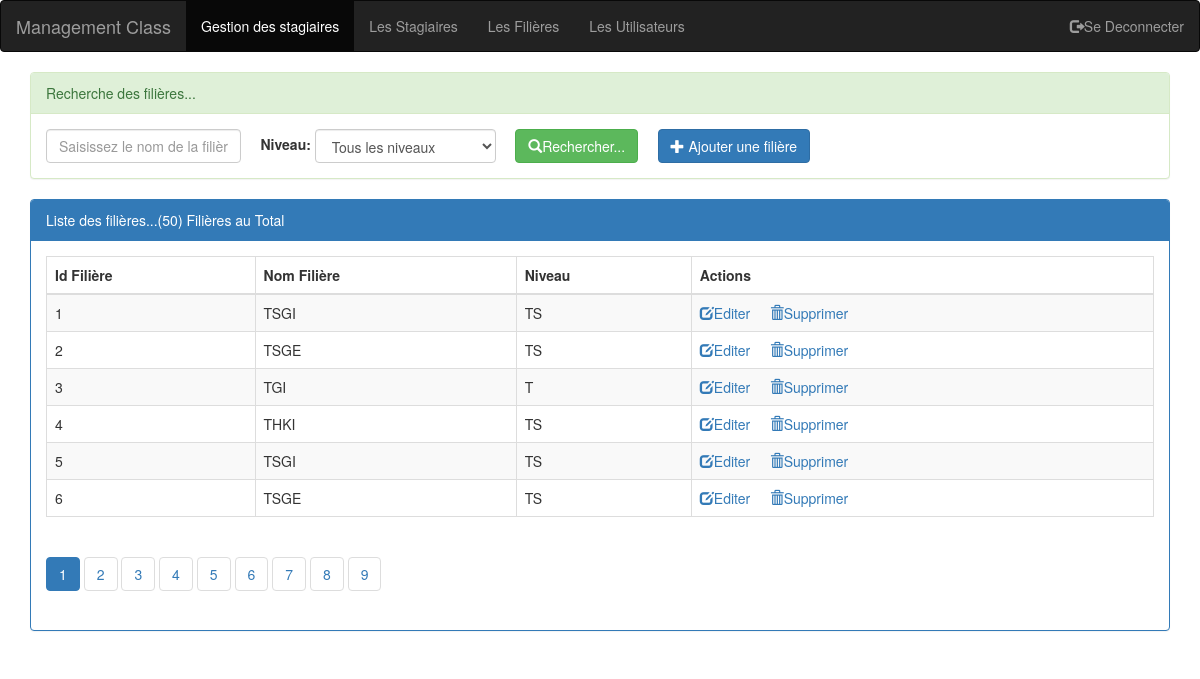
/pages/filieres.php (signed in), run on the app's committed database.
### tables this page shows
create table filieres(
		idFiliere int(4) auto_increment primary  key,
		nomFiliere varchar(40),
		niveau varchar(50)
		);

### pages/filieres.php (the view, shortened to what this page needs)
<?php
require_once("../base_de_donnees/connexion_bd.php");
$requete="SELECT * FROM filieres";
  $nomfil=isset($_GET['filiere'])?$_GET['filiere']:"";
  $niv=isset($_GET['niveau'])?$_GET['niveau']:"all";
  $size=isset($_GET['size'])?$_GET['size']:6;
  $page=isset($_GET['page'])?$_GET['page']:1;
  $offset=($page-1)*$size;
   if($niv=="all")
   {
   	$requete="SELECT * FROM filieres WHERE nomFiliere LIKE '%$nomfil%' LIMIT $size offset $offset";
   	$requeteCount="SELECT count(*) countF FROM filieres WHERE nomFiliere LIKE '%$nomfil%'";
   }
   else
   {
   	$requete="SELECT * FROM filieres WHERE nomFiliere LIKE '%$nomfil%' AND niveau='$niv' LIMIT $size offset $offset";
   	$requeteCount="SELECT count(*) countF FROM filieres WHERE nomFiliere LIKE '%$nomfil%' AND niveau='$niv'";
   }
  $resultatf=$pdo->query($requete);
  $resultatCount=$pdo->query($requeteCount);
  $tabCount=$resultatCount->fetch();
  $nbreFil=$tabCount['countF'];
  $reste=$nbreFil % $size;
  if($reste==0)
  	$nbrePages=$nbreFil/$size;
  else
  	$nbrePages=floor($nbreFil/$size)+1;
?>
<!DOCTYPE html>
<html>
<head>
	 <link rel="stylesheet" type="text/css" href="../css/bootstrap.min.css">
	 <link rel="stylesheet" type="text/css" href="../css/glyphicon.css">
	 <link rel="stylesheet" type="text/css" href="../fonts/glyphicons-halflings-regular.eot">
	 <link rel="stylesheet" type="text/css" href="../fonts/ glyphicons-halflings-regular.woff">
	 <link rel="stylesheet" href="https://maxcdn.bootstrapcdn.com/bootstrap/3.4.1/css/bootstrap.min.css">
</head>
<body>
	<?php include("menu.php"); ?>
	<div class="container">
		<div class="panel panel-success margetop">
		<div class="panel-heading">Recherche des filières...</div>
		<div class="panel-body">
			<form method="get" action="filieres.php" class="form-inline">
				<div class="form-group">
					<input type="text" name="filiere" placeholder="Saisissez le nom de la filière" class="form-control" value="<?= $nomfil; ?>">
				</div>
				<label for="niveau">Niveau:</label>
				<select name="niveau"  class="form-control" onchange="this.form.submit();">
					<option value="all" <?php if($niv==="all") echo "selected" ?>>Tous les niveaux</option>
				</select>
				<button type="submit" class="btn btn-success"><span class="glyphicon glyphicon-search"></span>Rechercher...</button>
				<?php if($_SESSION['user']['role']=='ADMIN') {   ?>
				<a href="nouvelleFiliere.php" class="btn btn-primary"><span class="glyphicon glyphicon-plus"></span> Ajouter une filière</a> <?php } ?>
			</form>
		</div>
	</div>
	    <div class="panel panel-primary margetop">
		<div class="panel-heading">Liste des filières...(<?= $nbreFil; ?>) Filières au Total</div>
		<div class="panel-body">
			<table class="table table-striped table-bordered">
				<thead>
					<tr>
						<th>Id Filière</th><th>Nom Filière</th><th>Niveau</th>
						<?php if($_SESSION['user']['role']=='ADMIN') { ?>
						<th>Actions</th>
					    <?php  } ?>
					</tr>
				</thead>
				<tbody>
						<?php while($filier=$resultatf->fetch()) { ?>
							<tr>
							     <td><?= $filier['idFiliere']; ?></td>
							     <td><?= $filier['nomFiliere']; ?></td>
							     <td><?= $filier['niveau'];?></td>
							     <?php if($_SESSION['user']['role']=='ADMIN') { ?>
							     <td>
							     	<a href="editerFiliere.php?IDfil=<?= $filier['idFiliere']; ?>"><span class="glyphicon glyphicon-edit"></span>Editer</a>
							     	<a href="supprimerFiliere.php?IDfil=<?= $filier['idFiliere']; ?>" onclick="return confirm('Etes-vous sûr de vouloir supprimer la filière?');"><span class="glyphicon glyphicon-trash"></span>Supprimer</a>
							     </td>
							     <?php }  ?>
							</tr>
						<?php }  ?>
				</tbody>
			</table>
			<div>
				<?php for($i=1; $i<=$nbrePages; $i++) {  ?>
					<ul class="pagination">
						<li class="<?php if($i==$page) echo 'active' ?>"><a href="filieres.php?page=<?= $i; ?>&nomF=<?= $nomfil; ?>&niveau=<?= $niv; ?>">
							<?= $i; ?></a></li>
					</ul>
					<?php } ?>
			</div>
		</div>
	</div>
	</div>
</body>
</html>

### data on the page
filieres: idFiliere "1", nomFiliere "TSGI", niveau "TS"
filieres: idFiliere "2", nomFiliere "TSGE", niveau "TS"
filieres: idFiliere "3", nomFiliere "TGI", niveau "T"
filieres: idFiliere "4", nomFiliere "THKI", niveau "TS"
filieres: idFiliere "5", nomFiliere "TSGI", niveau "TS"
filieres: idFiliere "6", nomFiliere "TSGE", niveau "TS"

### other printed values
$nbreFil "50"
